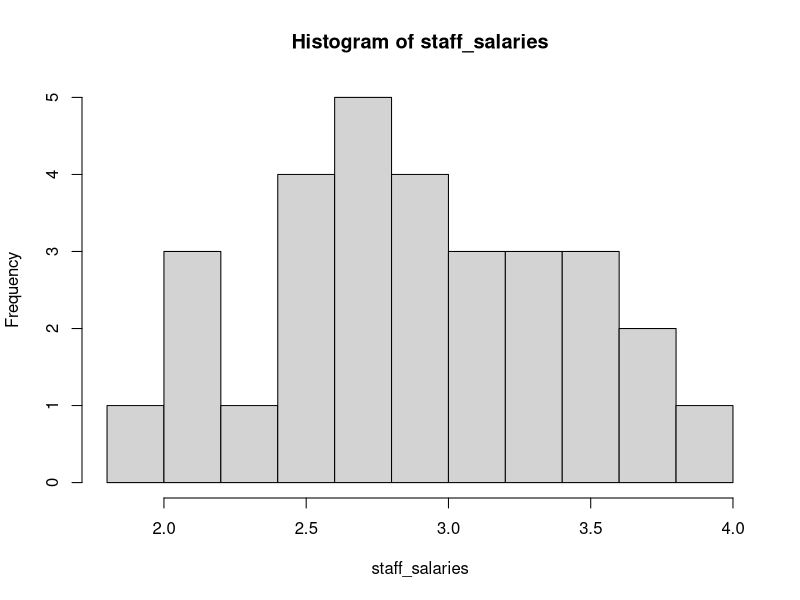
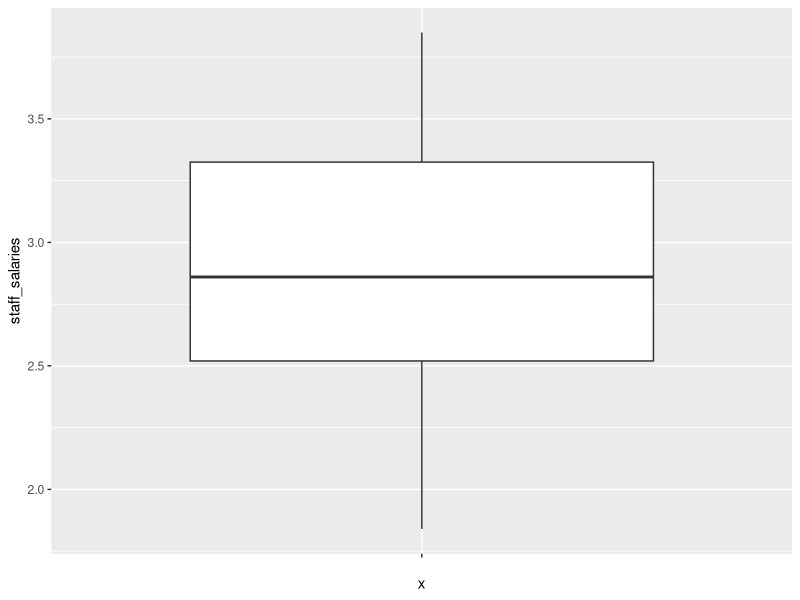
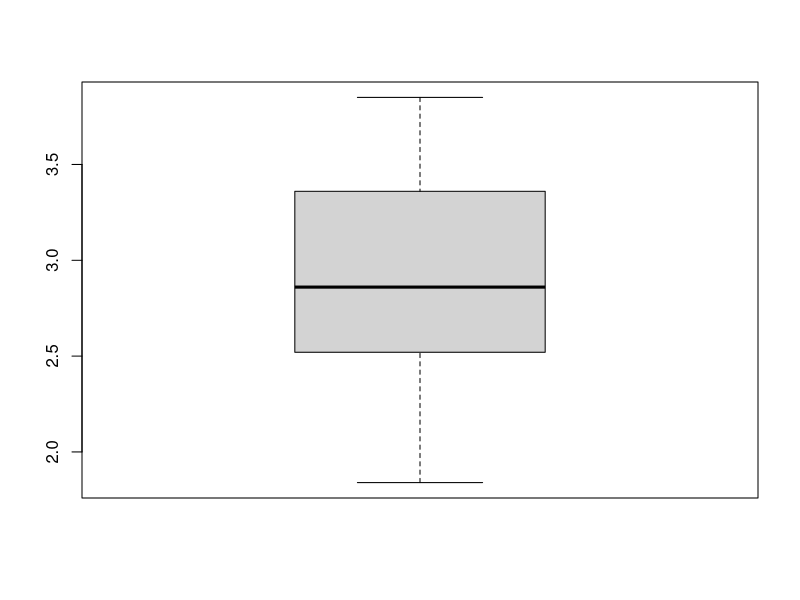

The R source for these figures, in order:
#Problem 1
library(ggplot2)

staff_salaries <- c(3.79, 2.99, 2.45, 2.14, 3.36, 2.05, 3.14, 3.54, 2.77, 2.91,
                    3.10, 1.84, 2.52, 3.22, 2.67, 2.52, 2.71, 2.75, 3.57, 3.85, 
                    2.89, 2.83, 3.13, 2.44, 2.10, 3.71, 2.37, 2.68, 3.51, 3.37)
df = data.frame(staff_salaries)
#(a) Sample mean and sample standard deviation
mean_salary <- mean(staff_salaries)
std_salary <- sd(staff_salaries)
print(paste0("(a) Sample Mean of staff salaries: ", mean_salary))
print(paste0("(a) Sample Standard Deviation of staff salaries: ", std_salary))

#(b) Relative frequency histogram
hist(staff_salaries, breaks = 9)

#(c) Stem and leaf display, using scale 0.5 to place line at the decimal point. 
#The decimal places will be rounded off after 1st digit to the right of decimal point
stem(staff_salaries, scale = 0.5)

#(d) Box plot
#Using ggplot2
ggplot(df, aes(x = "", y=staff_salaries))+geom_boxplot()
#Using base R
boxplot(staff_salaries, data = df)

#for problem2-7 we using R as calculator and all the formula and answers are also stored
#in the doc file. This R file is only use to show how we calculate by using R.
#for problem3 the answer is a big number which cannot show properly in R.

#problem 2
factorial(9)

#problem 3
factorial(365)/(factorial(305)*factorial(60))

#problem 4
#P(A∪B) =P(A) +P(B)−P(A∩B)
#(a)in either tax-free bonds or mutual fun
0.6+0.3-0.15
#(b)in neither tax-free bonds or mutual fun
1-(0.6+0.3-0.15)

#problem 5
#(a)
#5 cards can be hold in the ways of : 52!/(5!*(52-5)!) = 2598960
#3 aces can be hold in ways of: 4!/(3!*1!) = 4
#number of ways holding the other 2 cards: 48!/(2!*46!)=1128
#The probability of holding 3 aces is 4/2598960  
draws <- factorial(52)/(factorial(5)*factorial(52-5))
aces <- factorial(4)/factorial(3)
other2 <- factorial(48)/(factorial(2)*factorial(46))
P_a <- (aces*other2)/draws
#(b)
#4 hearts can be hold in the ways of :13!/4!*9! =715
#1 club can be hold in the ways of : 13!/1!*12! = 13
#The probability of holding 4 hearts and 1 club is (13*715)/2598960
hearts <- factorial(13)/(factorial(4)*factorial(9))
club <- factorial(13)/(factorial(1)*factorial(12))
P_b <- (hearts*club)/draws

#problem 6
#A vehicle entering the Luray Caverns has Canadian license plates is P(A) = 0.12
#A vehicle entering the Luray Caverns is a Camper is P(B) = 0.28
#A camper with Canadian license plates is P(A and B) = 0.09
#(a)
# The probability of a camper entering the Luray Caverns has Canadian license plates is P(A|B) = P(A and B)/ P(B) = 0.09/0.28 = 0.32143 
P1 <- 0.09/0.28
#(b)
#The probability of a vehicle with Canadian license plates entering the Luray Caverns is a camper is P(B|A) = P(A and B)/P(A) = 0.09/0.12 = 0.75
P2 <- 0.09/0.12
#(c)
# The probability of a vehicle entering the Luray Caverns does not have Canadian plates or is not a camper is : P(A'OR B') = 1- P(A and B) = 1-0.09 =0.91
P3 <- 1-0.09

#problem7
pl <- 0.75
ps <- 1-0.75
prl <- 0.6
prs <- 0.3
plr <- (0.6*0.75)/(0.6*0.75+0.3*0.25)

#problem8
#answer and processes are in doc file
